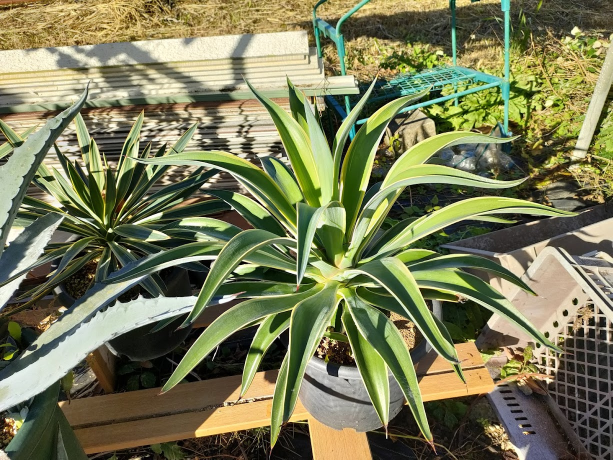
#> input picture master_data/AGV001/AGV001_20241109_01.jpg, 1225 x 919 px (shown at 1/2 size)
$ python make_html.py
#> lines starting #> are read from the running program, lines starting #| are printed output that depends on the picture
import os
import cv2
import glob
import csv
import json  # manifest.json生成用に追加

# === 設定エリア ===
MASTER_DIR = "master_data"
PUBLIC_DIR = "public_html"
IMG_OUT_DIR = os.path.join(PUBLIC_DIR, "img")
CSV_FILE = "plants.csv"
MAX_SIZE = 800
LOGO_FILE = "logo.png"  # ★ここを実際のロゴファイル名に変更してください
# =================

os.makedirs(IMG_OUT_DIR, exist_ok=True)

# --- 0. manifest.jsonの生成 (Androidホーム画面アイコン用) ---
manifest_data = {
    "name": "My Plant Collection",
    "short_name": "Plants",
    "start_url": "./index.html",
    "display": "standalone",
    "background_color": "#f4f5f7",
    "theme_color": "#2eaadc",
    "icons": [
        {
            "src": LOGO_FILE,
            "sizes": "192x192",
            "type": "image/png"
        },
        {
            "src": LOGO_FILE,
            "sizes": "512x512",
            "type": "image/png"
        }
    ]
}

# manifest.jsonをpublic_htmlに保存
with open(os.path.join(PUBLIC_DIR, "manifest.json"), "w", encoding="utf-8") as f:
    json.dump(manifest_data, f, indent=4)
    print(f"✅ manifest.json を生成しました (アイコン: {LOGO_FILE})")


# --- 1. CSV読み込み ---
plant_db = {}
all_genera = set()

if os.path.exists(CSV_FILE):
    try:
        with open(CSV_FILE, encoding='utf-8-sig') as f:
#> (reads plants.csv from the repository)
            reader = csv.DictReader(f)
            for row in reader:
                pid = row.get("ID")
                genus = row.get("属", "").strip()
                if pid:
                    plant_db[pid] = row
                    if genus:
                        all_genera.add(genus)
    except Exception as e:
        print(f"⚠️ CSV読み込みエラー: {e}")

sorted_genera = sorted(list(all_genera))

# --- HTMLヘッダー ---
html_content = f"""
<!DOCTYPE html>
<html lang="ja">
<head>
    <meta charset="UTF-8">
    <meta name="viewport" content="width=device-width, initial-scale=1.0">
    <title>My Plant Collection</title>

    <link rel="icon" href="{LOGO_FILE}">
    <link rel="apple-touch-icon" href="{LOGO_FILE}">
    <link rel="manifest" href="manifest.json">

    <link href="https://fonts.googleapis.com/css2?family=Inter:wght@400;600;700&display=swap" rel="stylesheet">
    <style>
        :root {{
            --bg-color: #f4f5f7;
            --text-color: #333;
            --card-bg: #ffffff;
            --border-color: #ddd;
            --accent-color: #2eaadc;
        }}
        body {{
            font-family: 'Inter', sans-serif;
            background: var(--bg-color);
            color: var(--text-color);
            padding: 10px;
            margin: 0;
            font-size: 14px;
        }}

        /* ヘッダー */
        .header-container {{
            max-width: 1000px;
            margin: 0 auto 20px auto;
            border-bottom: 1px solid var(--border-color);
            padding-bottom: 10px;
            display: flex;
            flex-direction: column;
            align-items: center;
        }}

        .site-title-area {{
            display: flex;
            align-items: center;
            gap: 15px;
            margin-bottom: 15px;
        }}

        .site-logo {{
            width: 50px;
            height: 50px;
            object-fit: contain;
            border-radius: 8px; /* 角丸にする */
        }}

        h1 {{ margin: 0; font-size: 1.8em; color: #2c3e50; }}

        .search-box {{
            width: 100%; max-width: 400px; padding: 8px 10px;
            border: 1px solid #ccc; border-radius: 4px;
            font-size: 14px; margin-bottom: 10px;
        }}
        .filter-container {{ display: flex; gap: 5px; flex-wrap: wrap; justify-content: center; }}
        .filter-btn {{
            border: none; background: #e0e0e0; color: #555;
            padding: 4px 10px; border-radius: 4px; cursor: pointer; font-size: 12px; font-weight: 600;
        }}
        .filter-btn.active {{ background: #333; color: white; }}

        /* === リスト表示レイアウト === */
        .gallery-grid {{
            display: flex;
            flex-direction: column;
            gap: 15px;
            max-width: 1000px;
            margin: 0 auto;
        }}

        .plant-card {{
            background: var(--card-bg);
            border: 1px solid var(--border-color);
            border-radius: 6px;
            overflow: hidden;
            display: flex;
            flex-direction: column;
            box-shadow: 0 1px 3px rgba(0,0,0,0.05);
        }}

        .card-info {{
            padding: 6px 12px;
            border-bottom: 1px solid #eee;
            display: flex;
            justify-content: space-between;
            align-items: center;
            background: #fafafa;
        }}

        .id-badge {{
            font-size: 0.75em; color: white; background: #555;
            padding: 2px 6px; border-radius: 3px; font-family: monospace;
            display: inline-block; margin-right: 8px; vertical-align: middle;
        }}
        .plant-name {{
            font-size: 1.2em; font-weight: 700; margin: 0; display: inline-block; vertical-align: middle;
        }}
        .plant-genus {{
            font-size: 0.75em; color: var(--accent-color);
            background: #eef9fd; padding: 2px 6px; border-radius: 3px; font-weight: 600;
            display: inline-block; margin-left: 8px; vertical-align: middle;
        }}

        .info-right {{ text-align: right; font-size: 0.85em; display: flex; gap: 15px; align-items: center; }}

        .memo-row {{
            font-size: 0.85em; color: #665c38; background: #fffbe6;
            padding: 4px 12px; border-bottom: 1px solid #f9f9f9;
        }}

        .photo-strip {{
            display: flex;
            overflow-x: auto;
            scroll-behavior: smooth;
            background: #fff;
            padding: 10px;
            gap: 10px;
            height: 220px;
            align-items: center;
        }}
        .photo-strip::-webkit-scrollbar {{ height: 8px; }}
        .photo-strip::-webkit-scrollbar-thumb {{ background: #ddd; border-radius: 4px; }}

        .photo-item {{
            flex: 0 0 auto;
            display: flex;
            flex-direction: column;
            align-items: center;
            width: 200px;
        }}
        .photo-item img {{
            width: 100%;
            height: 200px;
            object-fit: cover;
            border-radius: 4px;
            border: 1px solid #eee;
        }}
        .photo-item img:hover {{ opacity: 0.9; transform: scale(1.02); transition: 0.2s; }}

        .photo-date {{ font-size: 0.7em; color: #888; margin-top: 2px; }}

        @media (max-width: 600px) {{
            .card-info {{ flex-direction: column; align-items: flex-start; gap: 5px; }}
            .info-right {{ width: 100%; justify-content: space-between; margin-top: 5px; }}
            .plant-genus {{ margin-left: 0; margin-top: 2px; display: block; width: fit-content; }}
        }}

    </style>
</head>
<body>

<div class="header-container">
    <div class="site-title-area">
        <img src="{LOGO_FILE}" alt="Logo" class="site-logo">
        <h1>My Plant Collection</h1>
    </div>

    <input type="text" id="searchInput" class="search-box" placeholder="名前やIDで検索..." onkeyup="filterPlants()">
    <div class="filter-container">
        <button class="filter-btn active" onclick="filterByGenus('all')">All</button>
"""
for genus in sorted_genera:
    if genus:
        html_content += f'<button class="filter-btn" onclick="filterByGenus(\'{genus}\')">{genus}</button>\n'

html_content += """
    </div>
</div>

<div class="gallery-grid" id="galleryGrid">
"""

print("-" * 30)
print("🎨 HTML図鑑の生成を開始します（ロゴ＆マニフェスト対応版）...")

plant_dirs = sorted(glob.glob(os.path.join(MASTER_DIR, "*")))

for plant_path in plant_dirs:
    if not os.path.isdir(plant_path): continue

    plant_id = os.path.basename(plant_path)
    info = plant_db.get(plant_id, {})
    genus = info.get("属", "Unknown")
    species = info.get("品種名", "Unknown Species")
    shop = info.get("購入場所", "-")
    price = info.get("購入価格", "-")
    memo = info.get("メモ", "")

    search_text = f"{plant_id} {genus} {species} {shop} {memo}".lower()

    photos = sorted(glob.glob(os.path.join(plant_path, "*")), reverse=True)

    html_content += f'''
    <div class="plant-card" data-genus="{genus}" data-search="{search_text}">

        <div class="card-info">
            <div class="info-left">
                <span class="id-badge">{plant_id}</span>
                <span class="plant-name">{species}</span>
                <span class="plant-genus">{genus}</span>
            </div>
            <div class="info-right">
                <span title="購入場所">🛒 {shop}</span>
                <span title="購入価格">💰 ¥{price}</span>
                <span style="color:#aaa; font-size:0.9em;">{len(photos)}枚</span>
            </div>
        </div>

        {f'<div class="memo-row">📝 {memo}</div>' if memo else ''}

        <div class="photo-strip">
    '''

    if not photos:
        html_content += '<div style="padding:10px; color:#ccc; font-size:0.8em;">No Image</div>'

    for photo_path in photos:
        filename = os.path.basename(photo_path)
        name, ext = os.path.splitext(filename)
        if ext.lower() not in ['.jpg', '.jpeg', '.png']: continue

        thumb_filename = f"{name}_thumb{ext}"
        thumb_path = os.path.join(IMG_OUT_DIR, thumb_filename)

        if not os.path.exists(thumb_path):
            img = cv2.imread(photo_path)
#> img is the input picture: shape (919, 1225, 3); mean B, G, R 87.8, 124, 122.3
            if img is not None:
                h, w = img.shape[:2]
#> h = 919; w = 1225
                if max(h, w) > MAX_SIZE:
                    scale = MAX_SIZE / max(h, w)
#> scale = 0.653
                    img = cv2.resize(img, (int(w * scale), int(h * scale)), interpolation=cv2.INTER_AREA)
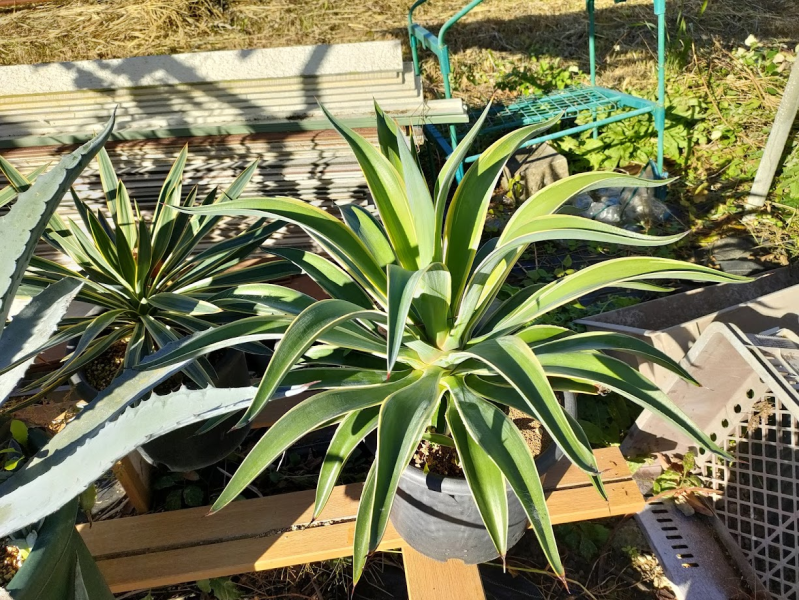
#> img: shape (600, 799, 3); mean B, G, R 87.8, 124, 122.3
                cv2.imwrite(thumb_path, img, [int(cv2.IMWRITE_JPEG_QUALITY), 80])

        display_date = "-"
        try:
            parts = name.split('_')
            if len(parts) >= 2 and len(parts[1]) == 8:
                d_str = parts[1]
                display_date = f"{d_str[:4]}/{d_str[4:6]}/{d_str[6:]}"
        except: pass

        html_content += f'''
            <div class="photo-item">
                <a href="img/{thumb_filename}" target="_blank">
                    <img src="img/{thumb_filename}" loading="lazy" alt="{species}">
                </a>
                <span class="photo-date">{display_date}</span>
            </div>
        '''

    html_content += '''
        </div> </div> '''
#> pass 2 of the loop `for plant_path in plant_dirs:`:
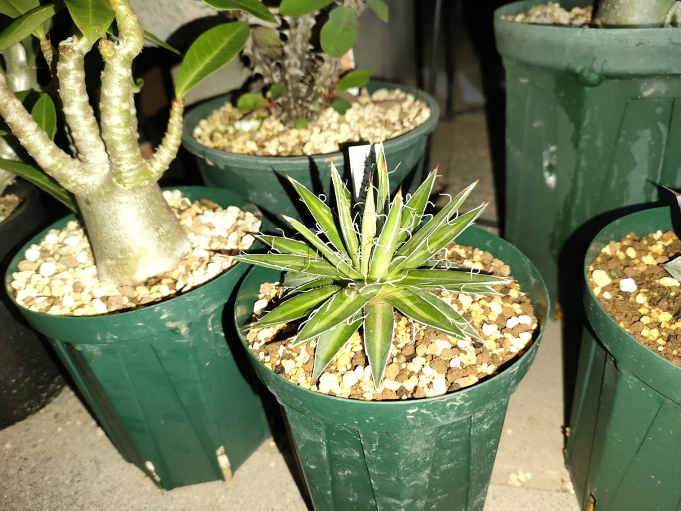
#> input picture master_data/AGV002/AGV002_20231016_02.jpg, 1361 x 1021 px (shown at 1/2 size)
#> img is the input picture: shape (1021, 1361, 3); mean B, G, R 89.9, 127.4, 119.3
#> `img = cv2.resize(img, (int(w * scale), int(h * scale)), interpolation=..`:
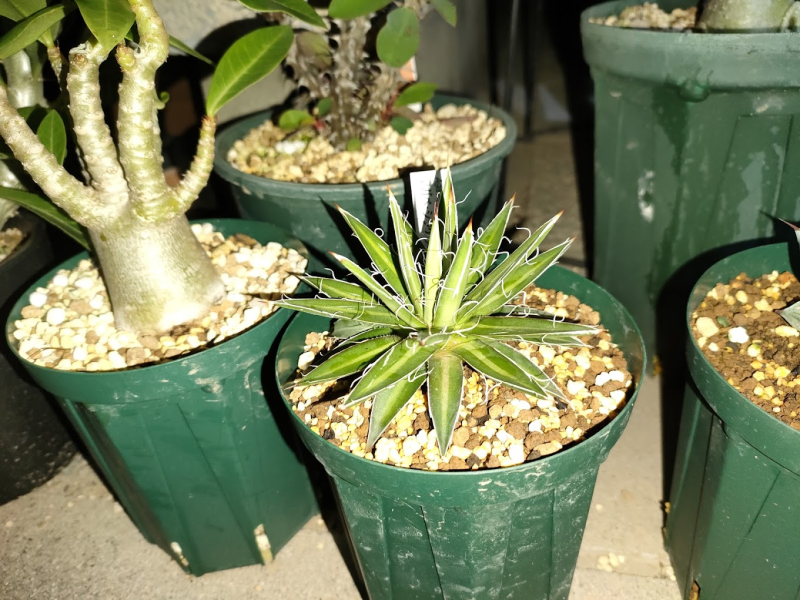
#> img: shape (600, 800, 3); mean B, G, R 89.9, 127.4, 119.3

html_content += """
</div>

<script>
    function filterByGenus(genus) {
        var btns = document.getElementsByClassName("filter-btn");
        for (var i = 0; i < btns.length; i++) {
            btns[i].classList.remove("active");
            if (btns[i].innerText === genus || (genus === 'all' && btns[i].innerText === 'All')) {
                btns[i].classList.add("active");
            }
        }
        var cards = document.getElementsByClassName("plant-card");
        for (var i = 0; i < cards.length; i++) {
            var cardGenus = cards[i].getAttribute("data-genus");
            cards[i].style.display = (genus === 'all' || cardGenus === genus) ? "" : "none";
        }
    }
    function filterPlants() {
        var filter = document.getElementById('searchInput').value.toLowerCase();
        var cards = document.getElementsByClassName('plant-card');
        for (var i = 0; i < cards.length; i++) {
            var searchText = cards[i].getAttribute('data-search');
            cards[i].style.display = (searchText.indexOf(filter) > -1) ? "" : "none";
        }
    }
</script>
</body>
</html>
"""

with open(os.path.join(PUBLIC_DIR, "index.html"), "w", encoding="utf-8") as f:
    f.write(html_content)

print("-" * 30)
print(f"✅ 生成完了！ロゴ設定とPWA対応を追加しました。")
